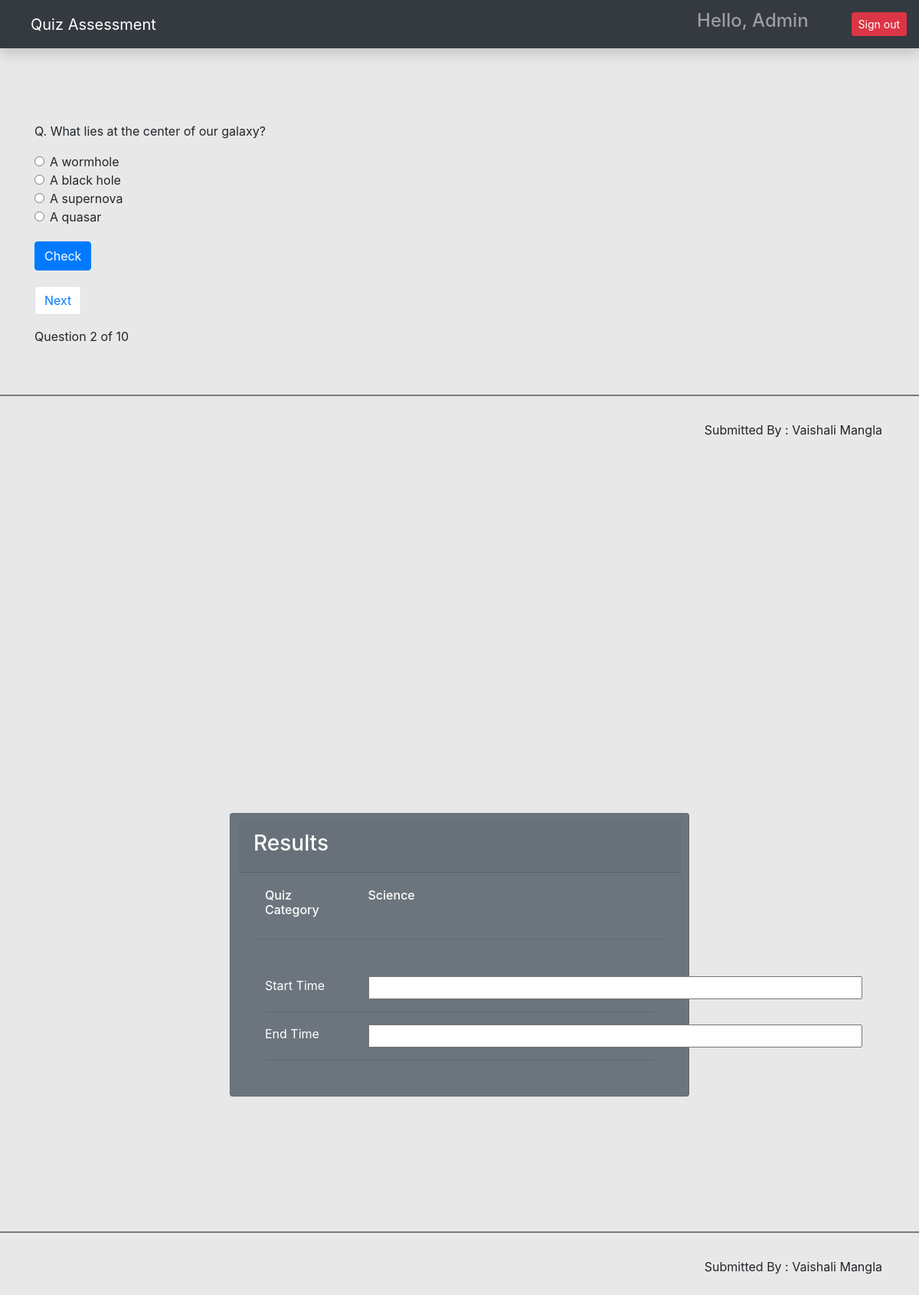
Page /quiz/category/1/?page=2 (signed in) on the committed database.
### quiz/models.py (models this page shows, shortened)
class Question(models.Model):
    choice = models.ForeignKey(Category, on_delete=models.CASCADE)
    question = models.CharField(max_length=250)
    answer = models.CharField(max_length=100)
    option_one = models.CharField(max_length=100)
    option_two = models.CharField(max_length=100)
    option_three = models.CharField(max_length=100, blank=True)
    option_four = models.CharField(max_length=100, blank=True)
    created_at = models.DateTimeField(auto_now_add=True)
    updated_at = models.DateTimeField(auto_now=True)

class Category(models.Model):
    owner = models.ForeignKey(to=User, on_delete=models.CASCADE)
    category = models.CharField(max_length=200)
    def __str__(self):
        return self.category

### quiz/views.py (the view, shortened to what this page needs)
# urls.py: path('category/<int:pk>/', take_quiz, name='take_quiz'),
@login_required(login_url='/login/')
def take_quiz(request, pk):
    questions = Question.objects.filter(choice=pk).order_by('-created_at')
    paginator = Paginator(questions,1)
    page_number = request.GET.get('page')
    page_obj = Paginator.get_page(paginator, page_number)
    context = {'questions': questions, 'page_obj': page_obj,}
    if request.method == 'GET':
        request.session['previous_page'] = request.path_info + "?page=" + request.GET.get("page", '1')
        return render(request, 'quiz.html', context)

### templates/quiz.html (shortened to what this page needs)
{% extends 'base.html' %}
{% load static %}
{% block content %}
<div id="section1">
<div class="container mt-5 pt-5">
{% for question in page_obj %}
<form action="" method="post">
  <p>Q. {{question.question}}</p>
  <div class="form-check">
  <input class="form-check-input" type="radio" name="option" id="option_one" value="{{question.option_one}}">
    {{question.option_one}}
</div>
<div class="form-check">
  <input class="form-check-input" type="radio" name="option" id="option_two" value="{{question.option_two}}">
    {{question.option_two}}
</div>
<div class="form-check">
  <input class="form-check-input" type="radio" name="option" id="option_three" value="{{question.option_three}}">
    {{question.option_three}}
</div>
<div class="form-check lower-radio">
  <input class="form-check-input" type="radio" name="option" id="option_four" value="{{question.option_four}}">
    {{question.option_four}}
</div>
  <input class="btn btn-primary check-btn" type="submit" value="Check" id="check" onclick="displayRadioValue();"/>
</form>
</div>
{% endfor %}
<div class="container">
  <div class="pagination-btns">
    <ol class="pagination align-right mr-auto">
    {% if page_obj.has_next %}
      <li class="page-item">
        <a id="next-btn" class="page-link btn btn-success" href="?page={{ page_obj.next_page_number }}" id="next-button" >Next</a>
      </li>
      {% endif %}
    </ol>
Question {{page_obj.number}} of {{page_obj.paginator.num_pages}}
</div>
</div>
    <br><br>
<hr style="height:1px;color:gray;background-color:gray;">
<footer class="mr-lg-5 mt-3" style="float:right;">
  <p>Submitted By : Vaishali Mangla</p>
 </footer>
</div>
<div  id="section2">
<div class="card text-white bg-secondary mb-3 quizresults">
    <div class="card-header"><h3>Results</h3></div>
    <div class="card-body">
    <div class="container">
    <div class="row">
      <h6 class="card-title col-3">Quiz Category</h6>
      {% for question in page_obj %}
      <h6 class="card-title col-8">{{question.choice}} </h6>
      {% endfor %}
    </div>
    </div>
    <hr>
      <div class="container mt-lg-5">
      <div class="row">
        <div class="col-3">Start Time</div>
        <div class="col-8" id="displayStartTime">
        <input type="text" size="58" id="startTimeField" readonly="true">
        </div>
      </div>
      <hr>
      <div class="row">
        <div class="col-3">End Time</div>
        <div class="col-8" id="displayEndTime">
        <input type="text" size="58" id="endTimeField" readonly="true">
        </div>
      </div>
      <hr>
      </div>
    </div>
  </div>
      <br><br><br><br><br><br>
<hr style="height:1px;color:gray;background-color:gray;">
<footer class="mr-lg-5 mt-3" style="float:right;">
  <p>Submitted By : Vaishali Mangla</p>
  </footer>
</div>
{% endblock content %}

### templates/base.html (shortened to what this page needs)
{% load static %}
<html lang="en">
  <head>
    <link href="{% static 'css/bootstrap.min.css'%}" rel="stylesheet" />
    <link href="{% static 'css/main.css'%}" rel="stylesheet" />
    <link
      rel="stylesheet"
      href="https://maxcdn.bootstrapcdn.com/bootstrap/4.0.0/css/bootstrap.min.css"
    />
    <link rel="stylesheet" href="{% static 'css/styles.css' %}">
  </head>
  <body>
    <nav
      class="navbar navbar-dark sticky-top bg-dark flex-md-nowrap p-0 shadow"
    >
      <a class="navbar-brand col-md-3 col-lg-2 me-0 px-3 ml-4" href="{% url 'index_page' %}"
        >Quiz Assessment</a
      >
      <ul class="navbar-nav px-3" style="display: flex; flex-direction: row; align-items:center;">
      <li class="nav-item text-nowrap">
      <div href="" class="nav-link">
      <h4 class="text text-capitalize">
      Hello, {{request.user.username}}
      </h4>
      </div>
      </li>
        <li class="nav-item text-nowrap mt-3 ml-2">
          <form action="{% url 'logout' %}" method="post">
            <input class="btn btn-danger btn-sm ml-5" type="submit" value="Sign out">
          </form>
        </li>
      </ul>
    </nav>
    {% block content %}
    {% endblock content %}
  </body>
</html>

### quiz/static/css/styles.css (style rules this page uses)
body { overflow: hidden; background-color: #e8e8e8; }
.check-btn { margin-top: 10px; }
.pagination-btns { margin-top: 20px; }
.lower-radio { margin-bottom: 10px; }
.quizresults { margin: auto; margin-top: 150px; width: 50%; padding: 10px; }
#section1 { height: 100vh; }
#section2 { height: 100vh; }

### rows in the picture
Question: question "What lies at the center of our galaxy?", option_one "A wormhole", option_two "A black hole", option_three "A supernova", option_four "A quasar", choice "Science"

### other values in the picture
{{ request.user.username }} "Admin"
{{ page_obj.number }} "2"
{{ page_obj.paginator.num_pages }} "10"
